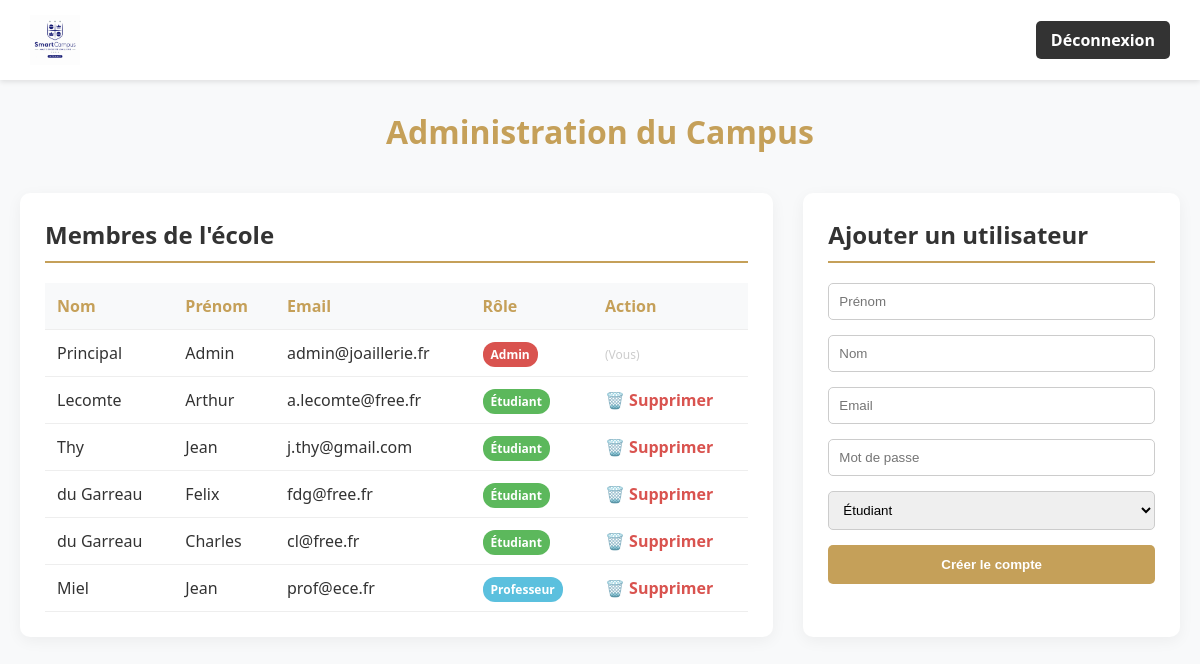
The app's page /dashboard_administrateur.php (signed in) with its own data.
### tables this page shows
CREATE TABLE utilisateurs (
        id INTEGER PRIMARY KEY AUTOINCREMENT,
        prenom TEXT NOT NULL,
        nom TEXT NOT NULL,
        email TEXT UNIQUE NOT NULL,
        role TEXT CHECK(role IN ('etudiant', 'professeur', 'administrateur')) NOT NULL,
        mot_de_passe_hash TEXT NOT NULL
    );

### dashboard_administrateur.php (the view, shortened to what this page needs)
<?php
require_once 'db.php';
$utilisateurs = $db->query("SELECT id, prenom, nom, email, role FROM utilisateurs ORDER BY role, nom")->fetchAll(PDO::FETCH_ASSOC);
?>
<!DOCTYPE html>
<html lang="fr">
<head>
</head>
<body>
    <nav class="navbar">
        <img src="images/logo.jpg" alt="Logo HEJ" class="logo">
        <a href="deconnexion.php" class="btn-deconnexion">Déconnexion</a>
    </nav>
    <h1>Administration du Campus</h1>
    <div class="container">
        <div class="card">
            <h2>Membres de l'école</h2>
            <table>
                <tr>
                    <th>Nom</th>
                    <th>Prénom</th>
                    <th>Email</th>
                    <th>Rôle</th>
                    <th>Action</th> </tr>
                <?php foreach ($utilisateurs as $u): ?>
                    <tr>
                        <td><?= htmlspecialchars($u['nom']) ?></td>
                        <td><?= htmlspecialchars($u['prenom']) ?></td>
                        <td><?= htmlspecialchars($u['email']) ?></td>
                        <td>
                            <?php
                            if ($u['role'] === 'administrateur') echo '<span class="badge badge-admin">Admin</span>';
                            elseif ($u['role'] === 'professeur') echo '<span class="badge badge-prof">Professeur</span>';
                            else echo '<span class="badge badge-etu">Étudiant</span>';
                            ?>
                        </td>
                        <td>
                            <?php if ($u['id'] !== $_SESSION['utilisateur_id']):  ?>
                                <a href="supprimer_utilisateur.php?id=<?= $u['id'] ?>"
                                   onclick="return confirm('Êtes-vous sûr de vouloir supprimer <?= htmlspecialchars($u['prenom'] . ' ' . $u['nom']) ?> ?');"
                                   style="color: #d9534f; text-decoration: none; font-weight: bold;">
                                   🗑️ Supprimer
                                </a>
                            <?php else: ?>
                                <span style="color: #ccc; font-size: 12px;">(Vous)</span>
                            <?php endif; ?>
                        </td>
                    </tr>
                <?php endforeach; ?>
            </table>
        </div>
        <div class="card">
            <h2>Ajouter un utilisateur</h2>
            <form action="traitement_inscription.php" method="POST">
                <input type="text" name="prenom" placeholder="Prénom" required>
                <input type="text" name="nom" placeholder="Nom" required>
                <input type="email" name="email" placeholder="Email" required>
                <input type="password" name="mot_de_passe" placeholder="Mot de passe" required>
                <select name="role" required>
                    <option value="etudiant">Étudiant</option>
                </select>
                <button type="submit">Créer le compte</button>
            </form>
        </div>
    </div>
</body>
</html>

### dashboard_administrateur.php (style rules this page uses)
body { font-family: 'Segoe UI', Tahoma, Geneva, Verdana, sans-serif; background-color: #f8f9fa; margin: 0; color: #333; }
.navbar { background-color: white; padding: 15px 30px; box-shadow: 0 2px 5px rgba(0,0,0,0.1); display: flex; justify-content: space-between; align-items: center; }
.navbar img.logo { height: 50px; }
.btn-deconnexion { background-color: #333; color: white; padding: 8px 15px; text-decoration: none; border-radius: 5px; font-weight: bold; transition: background 0.3s; }
.container { max-width: 1200px; margin: 40px auto; padding: 0 20px; display: grid; grid-template-columns: 2fr 1fr; gap: 30px; }
.card { background-color: white; padding: 25px; border-radius: 10px; box-shadow: 0 4px 15px rgba(0, 0, 0, 0.05); }
h1 { text-align: center; color: #C5A059; margin-top: 30px; }
h2 { color: #333; border-bottom: 2px solid #C5A059; padding-bottom: 10px; margin-top: 0; }
table { width: 100%; border-collapse: collapse; margin-top: 15px; }
th, td { padding: 12px; text-align: left; border-bottom: 1px solid #eee; }
th { background-color: #f8f9fa; font-weight: bold; color: #C5A059; }
input, select { width: 100%; padding: 10px; margin-bottom: 15px; border: 1px solid #ccc; border-radius: 5px; box-sizing: border-box; }
button { width: 100%; padding: 12px; background-color: #C5A059; color: white; border: none; border-radius: 5px; font-weight: bold; cursor: pointer; }
.badge { padding: 4px 8px; border-radius: 12px; font-size: 12px; font-weight: bold; color: white; }
.badge-admin { background-color: #d9534f; }
.badge-prof { background-color: #5bc0de; }
.badge-etu { background-color: #5cb85c; }

### records on screen
utilisateurs: nom "Principal", prenom "Admin", email "admin@joaillerie.fr", role "Admin", shows "(Vous)"
utilisateurs: nom "Lecomte", prenom "Arthur", email "a.lecomte@free.fr", role "Étudiant"
utilisateurs: nom "Thy", prenom "Jean", email "j.thy@gmail.com", role "Étudiant"
utilisateurs: nom "du Garreau", prenom "Felix", email "fdg@free.fr", role "Étudiant"
utilisateurs: nom "du Garreau", prenom "Charles", email "cl@free.fr", role "Étudiant"
utilisateurs: nom "Miel", prenom "Jean", email "prof@ece.fr", role "Professeur"
